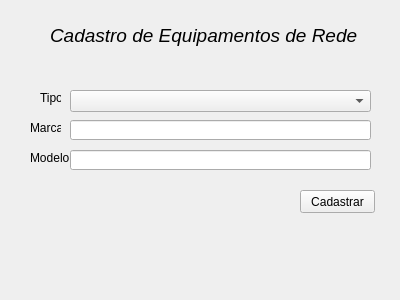
<?xml version="1.0" encoding="UTF-8"?>
<ui version="4.0">
 <class>FrmCadEquipamentos</class>
 <widget class="QWidget" name="FrmCadEquipamentos">
  <property name="geometry">
   <rect>
    <x>0</x>
    <y>0</y>
    <width>400</width>
    <height>300</height>
   </rect>
  </property>
  <property name="windowTitle">
   <string>Form</string>
  </property>
  <widget class="QLabel" name="label">
   <property name="geometry">
    <rect>
     <x>50</x>
     <y>20</y>
     <width>311</width>
     <height>31</height>
    </rect>
   </property>
   <property name="font">
    <font>
     <family>Tahoma</family>
     <pointsize>14</pointsize>
     <italic>true</italic>
    </font>
   </property>
   <property name="text">
    <string>Cadastro de Equipamentos de Rede</string>
   </property>
  </widget>
  <widget class="QLabel" name="label_2">
   <property name="geometry">
    <rect>
     <x>40</x>
     <y>90</y>
     <width>21</width>
     <height>16</height>
    </rect>
   </property>
   <property name="text">
    <string>Tipo</string>
   </property>
  </widget>
  <widget class="QLabel" name="label_3">
   <property name="geometry">
    <rect>
     <x>30</x>
     <y>120</y>
     <width>31</width>
     <height>16</height>
    </rect>
   </property>
   <property name="text">
    <string>Marca</string>
   </property>
  </widget>
  <widget class="QLabel" name="label_4">
   <property name="geometry">
    <rect>
     <x>30</x>
     <y>150</y>
     <width>41</width>
     <height>16</height>
    </rect>
   </property>
   <property name="text">
    <string>Modelo</string>
   </property>
  </widget>
  <widget class="QComboBox" name="cbTipo">
   <property name="geometry">
    <rect>
     <x>70</x>
     <y>90</y>
     <width>301</width>
     <height>22</height>
    </rect>
   </property>
  </widget>
  <widget class="QLineEdit" name="edMarca">
   <property name="geometry">
    <rect>
     <x>70</x>
     <y>120</y>
     <width>301</width>
     <height>20</height>
    </rect>
   </property>
  </widget>
  <widget class="QLineEdit" name="edModelo">
   <property name="geometry">
    <rect>
     <x>70</x>
     <y>150</y>
     <width>301</width>
     <height>20</height>
    </rect>
   </property>
  </widget>
  <widget class="QPushButton" name="btCadastrar">
   <property name="geometry">
    <rect>
     <x>300</x>
     <y>190</y>
     <width>75</width>
     <height>23</height>
    </rect>
   </property>
   <property name="text">
    <string>Cadastrar</string>
   </property>
  </widget>
 </widget>
 <resources/>
 <connections/>
</ui>
